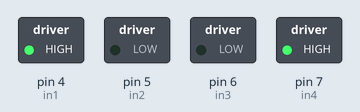
Recording of a sketch running on a simulated Arduino Uno, built with avr-gcc and run on an emulated ATmega328P. Shown: switched loads named in the sketch (green lamp = pin HIGH).

Above: at 0.1 s.
Timing chart, 0 to 1.6 s (numbered marks = the images above):
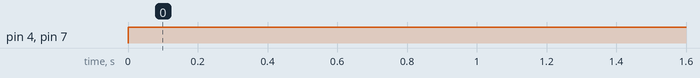

The sketch:

motortest.ino
```cpp
#define in1 4
#define in2 5
#define in3 6
#define in4 7
#define xaxis A0
#define yaxis A1
#define button 2
void setup() {
Serial.begin(9600);
  pinMode(in1, OUTPUT);
  pinMode(in2, OUTPUT);
  pinMode(in3, OUTPUT);
  pinMode(in4, OUTPUT);
  pinMode(xaxis, INPUT);
  pinMode(yaxis, INPUT);
  pinMode(button, INPUT_PULLUP);
}
void loop(){

     digitalWrite(in1, HIGH);
    digitalWrite(in2, LOW);
    // Set Motor B forward
    digitalWrite(in3, LOW);
    digitalWrite(in4, HIGH);

}
```

Measured:
- by itself, pin 4 (in1), pin 7 (in4): LOW → HIGH at 0.00 s
